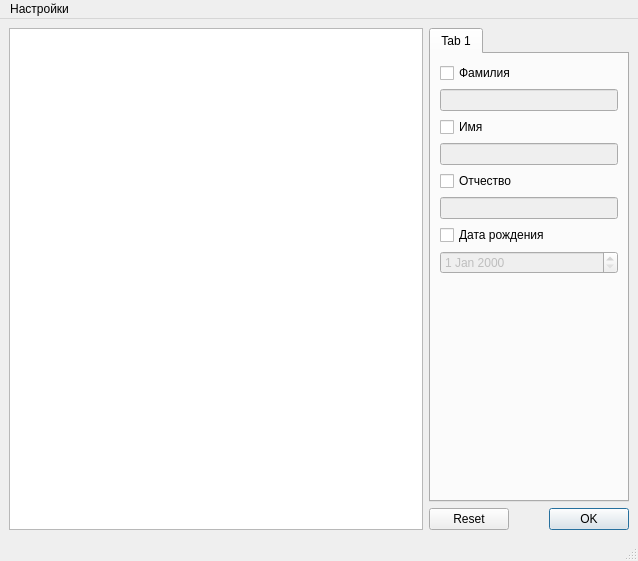
<?xml version="1.0" encoding="UTF-8"?>
<ui version="4.0">
 <class>MainWindow</class>
 <widget class="QMainWindow" name="MainWindow">
  <property name="geometry">
   <rect>
    <x>0</x>
    <y>0</y>
    <width>638</width>
    <height>561</height>
   </rect>
  </property>
  <property name="windowTitle">
   <string>MainWindow</string>
  </property>
  <widget class="QWidget" name="centralwidget">
   <layout class="QGridLayout" name="gridLayout">
    <item row="0" column="0" rowspan="2">
     <widget class="QTableView" name="tableView">
      <property name="sizePolicy">
       <sizepolicy hsizetype="Expanding" vsizetype="Expanding">
        <horstretch>1</horstretch>
        <verstretch>1</verstretch>
       </sizepolicy>
      </property>
      <property name="editTriggers">
       <set>QAbstractItemView::NoEditTriggers</set>
      </property>
      <property name="showDropIndicator" stdset="0">
       <bool>true</bool>
      </property>
      <property name="alternatingRowColors">
       <bool>true</bool>
      </property>
      <property name="selectionMode">
       <enum>QAbstractItemView::ContiguousSelection</enum>
      </property>
      <property name="selectionBehavior">
       <enum>QAbstractItemView::SelectRows</enum>
      </property>
      <property name="showGrid">
       <bool>true</bool>
      </property>
      <property name="gridStyle">
       <enum>Qt::NoPen</enum>
      </property>
      <property name="sortingEnabled">
       <bool>true</bool>
      </property>
      <property name="cornerButtonEnabled">
       <bool>true</bool>
      </property>
      <attribute name="horizontalHeaderVisible">
       <bool>true</bool>
      </attribute>
      <attribute name="horizontalHeaderShowSortIndicator" stdset="0">
       <bool>true</bool>
      </attribute>
      <attribute name="verticalHeaderVisible">
       <bool>true</bool>
      </attribute>
      <attribute name="verticalHeaderCascadingSectionResizes">
       <bool>false</bool>
      </attribute>
      <attribute name="verticalHeaderDefaultSectionSize">
       <number>19</number>
      </attribute>
      <attribute name="verticalHeaderHighlightSections">
       <bool>true</bool>
      </attribute>
      <attribute name="verticalHeaderMinimumSectionSize">
       <number>19</number>
      </attribute>
      <attribute name="verticalHeaderShowSortIndicator" stdset="0">
       <bool>false</bool>
      </attribute>
     </widget>
    </item>
    <item row="0" column="1">
     <widget class="QTabWidget" name="tabWidget">
      <property name="minimumSize">
       <size>
        <width>200</width>
        <height>0</height>
       </size>
      </property>
      <property name="currentIndex">
       <number>0</number>
      </property>
      <widget class="QWidget" name="tab">
       <attribute name="title">
        <string>Tab 1</string>
       </attribute>
       <layout class="QGridLayout" name="gridLayout_2">
        <item row="8" column="0">
         <spacer name="verticalSpacer">
          <property name="orientation">
           <enum>Qt::Vertical</enum>
          </property>
          <property name="sizeHint" stdset="0">
           <size>
            <width>20</width>
            <height>40</height>
           </size>
          </property>
         </spacer>
        </item>
        <item row="2" column="0">
         <widget class="QCheckBox" name="chk_firstName">
          <property name="text">
           <string>Имя</string>
          </property>
         </widget>
        </item>
        <item row="3" column="0">
         <widget class="QLineEdit" name="edit_firstName">
          <property name="enabled">
           <bool>false</bool>
          </property>
         </widget>
        </item>
        <item row="0" column="0">
         <widget class="QCheckBox" name="chk_lastName">
          <property name="text">
           <string>Фамилия</string>
          </property>
         </widget>
        </item>
        <item row="4" column="0">
         <widget class="QCheckBox" name="chk_patrName">
          <property name="text">
           <string>Отчество</string>
          </property>
         </widget>
        </item>
        <item row="5" column="0">
         <widget class="QLineEdit" name="edit_patrName">
          <property name="enabled">
           <bool>false</bool>
          </property>
         </widget>
        </item>
        <item row="6" column="0">
         <widget class="QCheckBox" name="chk_birthDate">
          <property name="text">
           <string>Дата рождения</string>
          </property>
         </widget>
        </item>
        <item row="1" column="0">
         <widget class="QLineEdit" name="edit_lastName">
          <property name="enabled">
           <bool>false</bool>
          </property>
         </widget>
        </item>
        <item row="7" column="0">
         <widget class="QDateEdit" name="edit_birthDate">
          <property name="enabled">
           <bool>false</bool>
          </property>
         </widget>
        </item>
       </layout>
      </widget>
     </widget>
    </item>
    <item row="1" column="1">
     <widget class="QDialogButtonBox" name="reset_or_ok">
      <property name="standardButtons">
       <set>QDialogButtonBox::Ok|QDialogButtonBox::Reset</set>
      </property>
      <property name="centerButtons">
       <bool>false</bool>
      </property>
     </widget>
    </item>
   </layout>
  </widget>
  <widget class="QMenuBar" name="menubar">
   <property name="geometry">
    <rect>
     <x>0</x>
     <y>0</y>
     <width>638</width>
     <height>21</height>
    </rect>
   </property>
   <widget class="QMenu" name="menu">
    <property name="title">
     <string>Настройки</string>
    </property>
    <addaction name="options_db"/>
   </widget>
   <addaction name="menu"/>
  </widget>
  <widget class="QStatusBar" name="statusbar"/>
  <action name="options_db">
   <property name="text">
    <string>БД</string>
   </property>
  </action>
 </widget>
 <resources/>
 <connections/>
</ui>
